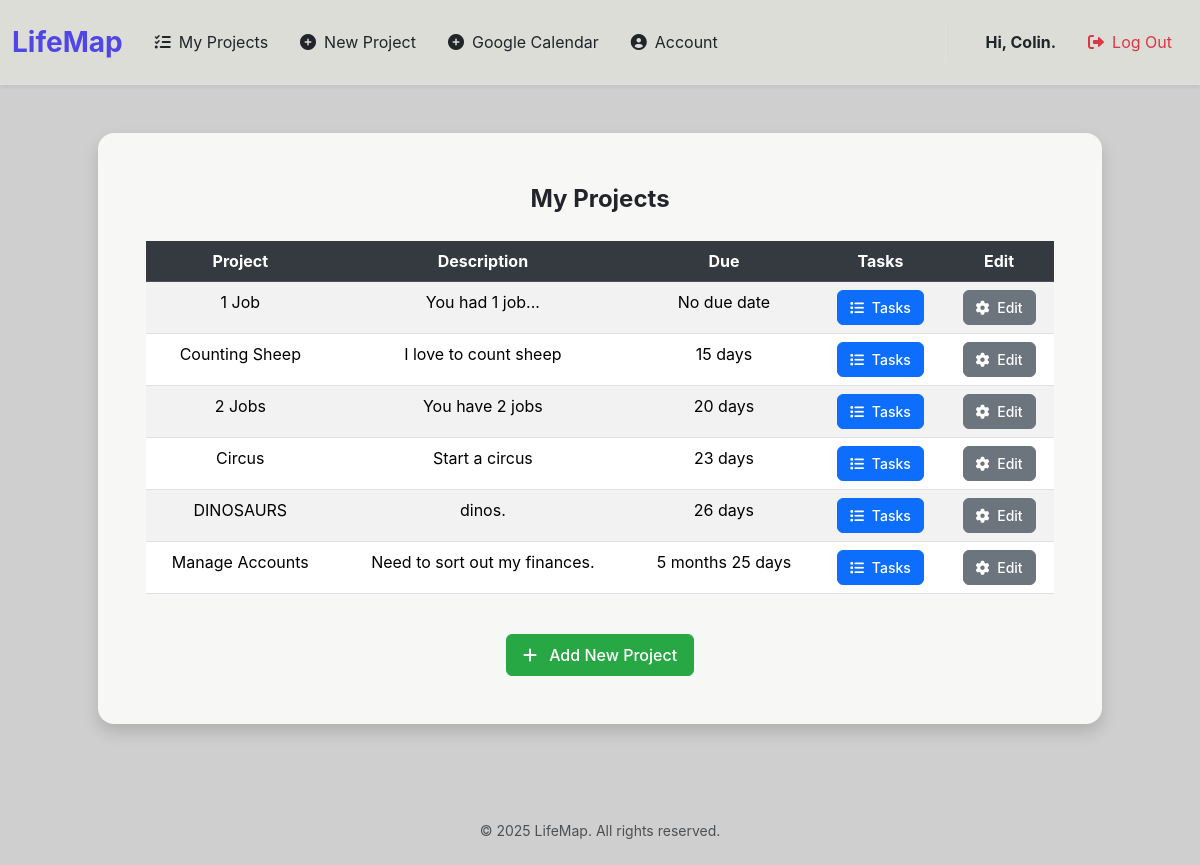
Screenshot of /projects (signed in) with the database file from the repository.
### tables this page shows
CREATE TABLE users (
    user_id INTEGER PRIMARY KEY AUTOINCREMENT,
    username TEXT NOT NULL UNIQUE,
    email TEXT UNIQUE,
    password_hash TEXT NOT NULL
, google_token TEXT);

CREATE TABLE projects (
    project_id INTEGER PRIMARY KEY AUTOINCREMENT,
    user_id INTEGER NOT NULL,
    name TEXT NOT NULL,
    description TEXT,
    start_date TEXT,
    end_date TEXT,
    FOREIGN KEY (user_id) REFERENCES users (user_id)
);

### app.py (the view)
@app.route("/projects", methods=["GET", "POST"])
@login_required
def projects_list():
    if request.method == "GET":
        conn = get_db()
        cursor = conn.cursor()
        user_id = session["user_id"]
        cursor.execute(
            """SELECT * FROM projects WHERE user_id = ? ORDER BY end_date ASC""", (user_id,))
        rows = [dict(row) for row in cursor.fetchall()]
        for row in rows:
            row["readable_due_date"] = format_date_difference(row["end_date"])
        return render_template(
            "projects.html",
            projects=rows,
            username=get_username(user_id))
    else:
        return error_page("Request Error, Only GET requests accepted.", 403)

### app.py (called while the page is built)
@app.after_request
def after_request(response):
    response.headers["Cache-Control"] = "no-cache, no-store, must-revalidate"
    response.headers["Expires"] = 0
    response.headers["Pragma"] = "no-cache"
    return response

### help.py (called while the page is built)
def get_db():
    if 'lifemap_db' not in g:
        g.lifemap_db = sqlite3.connect("LifeMap.db")
        g.lifemap_db.row_factory = sqlite3.Row
    return g.lifemap_db

def login_required(f):
    @wraps(f)
    def decorated_function(*args, **kwargs):
        if session.get("user_id") is None:
            return redirect("/login")
        return f(*args, **kwargs)
    return decorated_function

def get_username(user_id):
    conn = get_db()
    cursor = conn.cursor()
    cursor.execute("""SELECT username FROM users WHERE user_id = ?""", (user_id,))
    username_row = cursor.fetchone()
    return username_row[0] if username_row else None

def format_date_difference(target_date_str: str) -> str:
    if not target_date_str: return "No due date"
    target_date = date.fromisoformat(target_date_str)
    today = date.today()
    delta = relativedelta(target_date, today)
    if target_date < today: return "Date has passed"
    parts = []
    if delta.years: parts.append(f"{delta.years} year{'s' if delta.years != 1 else ''}")
    if delta.months: parts.append(f"{delta.months} month{'s' if delta.months != 1 else ''}")
    if delta.days: parts.append(f"{delta.days} day{'s' if delta.days != 1 else ''}")
    return " ".join(parts) or "Today"

### templates/projects.html (shortened to what this page needs)
{% extends "layout.html" %}
{% block username %}
    <div class="fs-6 fw-bold">Hi, {{username}}.</div>
{% endblock %}
{% block main %}
    <div class="mb-4 shadow rounded-4 p-5 mx-auto" style="background-color: #f7f7f5 !important; max-width: 90%; width: 100%;">
        <div class="fs-4 fw-bold mb-4 text-center">
            My Projects
        </div>
        <div class="table-responsive">
            <table class="table table-hover table-striped">
                <thead class="table-dark">
                    <tr>
                        <th scope="col">Project</th>
                        <th scope="col">Description</th>
                        <th scope="col">Due</th>
                        <th scope="col">Tasks</th>
                        <th scope="col">Edit</th>
                    </tr>
                </thead>
                <tbody>
                    {% for row in projects %}
                    <tr>
                        <td> {{ row["name"] }} </td>
                        <td> {{ row["description"] }} </td>
                        {% if row["readable_due_date"] in this_week %}
                        <td><b style="color:red;"> {{ row["readable_due_date"]}}</b><td>
                        {% else %}
                        <td> {{ row["readable_due_date"]}}<td>
                        {% endif %}
                            <button class="details-button btn btn-sm btn-primary" data-project-id="{{ row["project_id"] }}">
                                <i class="fa-solid fa-list me-1"></i> Tasks
                            </button>
                        </td>
                        <td>
                            <button class="edit-button btn btn-sm btn-secondary" data-project-id="{{ row["project_id"] }}">
                                <i class="fa-solid fa-gear me-1"></i> Edit
                            </button>
                        </td>
                    </tr>
                    {% endfor %}
                </tbody>
            </table>
        </div>
        <div class="d-flex justify-content-center mt-4">
            <a href="/newProject" class="btn btn-new-project">
                <i class="fa-solid fa-plus me-2"></i> Add New Project
            </a>
        </div>
    </div>
{% endblock %}

### templates/layout.html (style rules this page uses)
body { font-family: 'Inter', sans-serif; background-color: #f8f9fa; display: flex; flex-direction: column; min-height: 100vh; }
#bg { background-color: #cfcfcf }

### templates/projects.html (style rules this page uses)
.btn { border-radius: 0.375rem; font-weight: 500; transition: all 0.2s ease-in-out; padding: 0.375rem 0.75rem; font-size: 0.875rem; }
.btn-primary { background-color: #0d6efd; border-color: #0d6efd; color: white; }
.btn-secondary { background-color: #6c757d; border-color: #6c757d; color: white; }
.table-dark th { background-color: #343a40; color: white; }
.btn-new-project { background-color: #28a745; border-color: #28a745; color: white; padding: 0.5rem 1rem; font-size: 1rem; }

### rows the page displays
users: username "Colin"
projects: name "1 Job", description "You had 1 job...", readable_due_date "No due date"
projects: name "Counting Sheep", description "I love to count sheep", readable_due_date "15 days"
projects: name "2 Jobs", description "You have 2 jobs", readable_due_date "20 days"
projects: name "Circus", description "Start a circus", readable_due_date "23 days"
projects: name "DINOSAURS", description "dinos.", readable_due_date "26 days"
projects: name "Manage Accounts", description "Need to sort out my finances.", readable_due_date "5 months 25 days"
